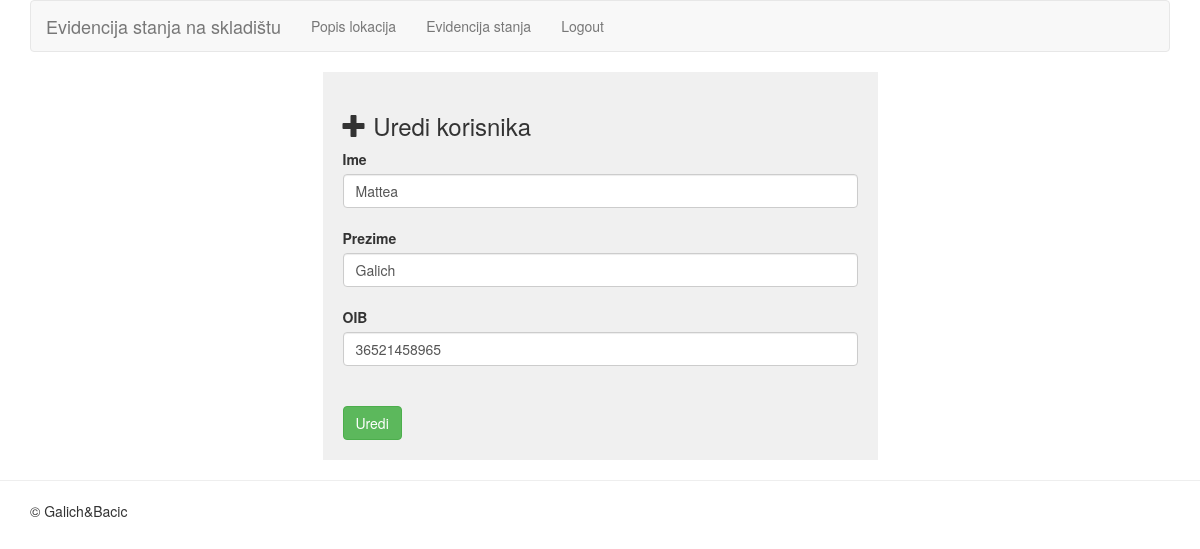
/izmjeni_korisnika.php?id=6 (signed in), run on the app's committed database.
### tables this page shows
CREATE TABLE `users` (
  `user_id` int(12) NOT NULL,
  `ime` varchar(30) NOT NULL,
  `prezime` varchar(30) NOT NULL,
  `password` varchar(50) NOT NULL,
  `email` varchar(50) NOT NULL,
  `OIB` varchar(150) NOT NULL,
  `userlevel` int(20) NOT NULL
);

### izmjeni_korisnika.php (the view, shortened to what this page needs)
<?php
require_once 'connect.php';
require_once 'header.php';
?>
<div class="container">
	<?php
	$id = isset($_GET['id']) ? (int) $_GET['id'] : 0;
	$sql = "SELECT * FROM users WHERE user_id={$id}";
	$result = $con->query($sql);
	$row = $result->fetch_assoc();
	?>
	<div class="row">
	<div class="col-md-6 col-md-offset-3">
		<div class="box">
			<h3><i class="glyphicon glyphicon-plus"></i>&nbsp;Uredi korisnika</h3>
			<form action="" method="POST">
				<label for="ime">Ime</label>
				<input type="text" id="ime"  name="ime" value="<?php echo $row['ime']; ?>" class="form-control"><br>
				<label for="prezime">Prezime</label>
				<input type="text"  name="prezime" id="prezime" value="<?php echo $row['prezime']; ?>" class="form-control"><br>
				<label for="OIB">OIB</label>
				<input type="text"  name="OIB" id="OIB"  value="<?php echo $row['OIB']; ?>" class="form-control"><br>
				<br>
				<input type="submit" name="update" class="btn btn-success" value="Uredi">
			</form>
		</div>
	</div>
</div>
</div>
<?php
 require_once 'footer.php';

### header.php (style rules this page uses)
.box { background: #f0f0f0; padding: 20px; }

### data on the page
users: ime "Mattea", prezime "Galich", OIB "36521458965"
